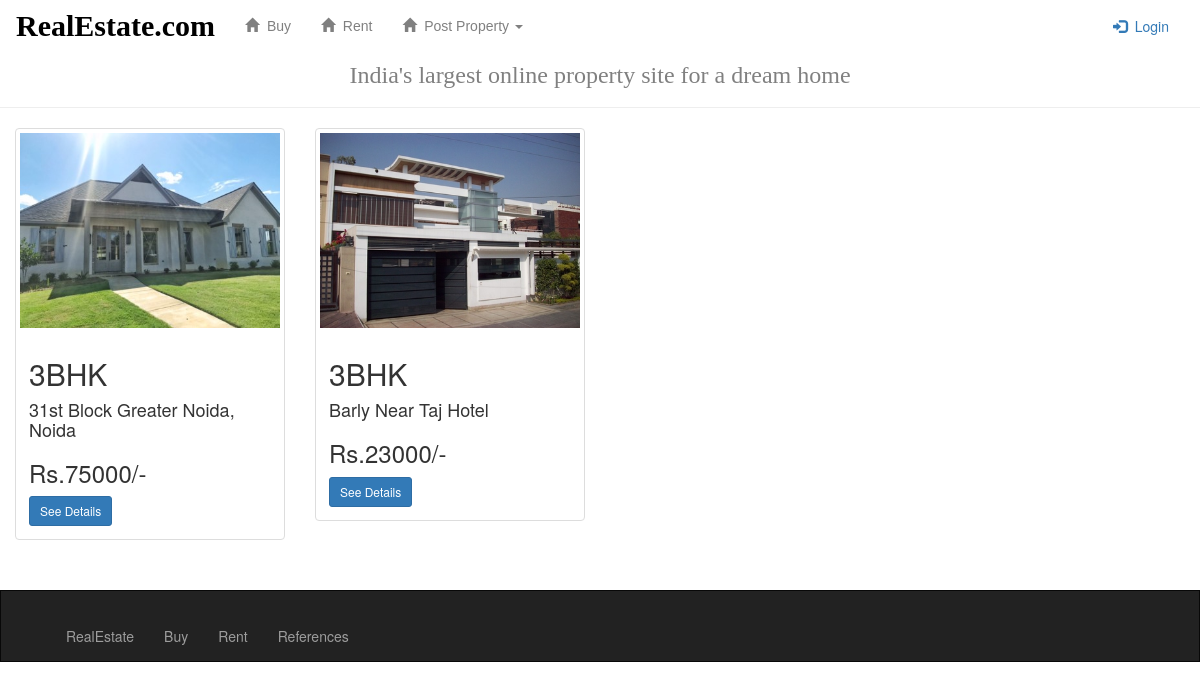
Page /property_portal/rent/ on the committed database.
### property_portal/models.py (models this page shows, shortened)
class Rent(models.Model):
    user_info = models.CharField(max_length=10, choices=USER)
    property_for = models.CharField(max_length=50, choices=PROPERTY_FOR)
    city = models.CharField(max_length=25, choices=CITY)
    address = models.TextField(max_length = 1000)
    property_type = models.CharField(max_length = 10, choices = PROPERTY_TYPE)
    bedroom = models.PositiveIntegerField(blank=False, null=True)
    bathroom = models.CharField(max_length = 5, choices = BATHROOM)
    balconies = models.CharField(max_length = 5, choices = BALCONIES)
    parking = models.CharField(max_length = 50, choices = PARKING)
    furnished_state = models.CharField(max_length = 50, choices = FURNISHED_STATE)
    monthly_charges = models.PositiveIntegerField(blank=False, null=True)
    extra_wases = models.PositiveIntegerField(blank=False, null=True)
    facing =  models.CharField(max_length = 15, null=True)
    image1 = models.FileField(null=True)
    image2 = models.FileField(null=True)
    image3 = models.FileField(null=True)
    image4 =  models.FileField(null=True)

### property_portal/views.py (the view)
class RentView(generic.ListView):
    template_name = 'property_portal/rent.html'
    context_object_name = "rent_object"
    def get_queryset(self):
        return Rent.objects.all()

### property_portal/templates/property_portal/rent.html (shortened to what this page needs)
{% extends 'property_portal/base.html' %}
{%block body%}
<div class = "container-fluid">
    <div class = "row">
        {% if rent_object %}
            {% for r_item in rent_object %}
            <div class = "col-sm-4 col-lg-3">
                <div class = "thumbnail">
                    <a href="#">
                        <img src = "{{r_item.image1.url}}" class="img-responsive">
                    </a>
                    <div class = "caption">
                        <h2>{{ r_item.property_type }}</h2>
                        <h4>{{ r_item.address}}</h4>
                        <h3>Rs.{{ r_item.monthly_charges }}/-</h3>
                        <a href = "{% url 'property_portal:rent_detail' r_item.pk %}" class = "btn btn-primary btn-sm" role = "button">
                            See Details
                        </a>
                    </div>
               </div>
        </div>
        {% endfor %}
        {% endif%}
    </div>
</div>
{% endblock %}

### rows in the picture
Rent: image1 (picture), property_type "3BHK", address "31st Block Greater Noida, Noida", monthly_charges "75000"
Rent: image1 (picture), property_type "3BHK", address "Barly Near Taj Hotel", monthly_charges "23000"
